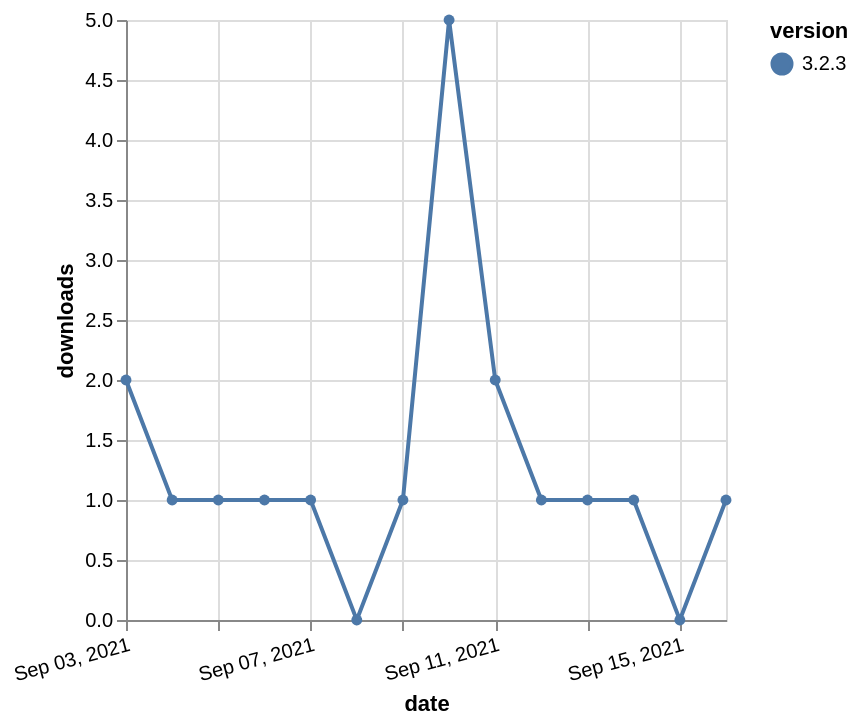

Write a Vega-Lite specification for this figure.
### Vega-Lite specification from a JSON file in a GitHub repository (floating-point values rounded to 4 significant figures)
{"$schema": "https://vega.github.io/schema/vega-lite/v5.json", "description": "A simple bar chart with embedded data.", "data": {"values": [{"date": "2021-09-03", "total": 505, "delta": 2, "version": "3.2.3"}, {"date": "2021-09-04", "total": 506, "delta": 1, "version": "3.2.3"}, {"date": "2021-09-05", "total": 507, "delta": 1, "version": "3.2.3"}, {"date": "2021-09-06", "total": 508, "delta": 1, "version": "3.2.3"}, {"date": "2021-09-07", "total": 509, "delta": 1, "version": "3.2.3"}, {"date": "2021-09-08", "total": 509, "delta": 0, "version": "3.2.3"}, {"date": "2021-09-09", "total": 510, "delta": 1, "version": "3.2.3"}, {"date": "2021-09-10", "total": 515, "delta": 5, "version": "3.2.3"}, {"date": "2021-09-11", "total": 517, "delta": 2, "version": "3.2.3"}, {"date": "2021-09-12", "total": 518, "delta": 1, "version": "3.2.3"}, {"date": "2021-09-13", "total": 519, "delta": 1, "version": "3.2.3"}, {"date": "2021-09-14", "total": 520, "delta": 1, "version": "3.2.3"}, {"date": "2021-09-15", "total": 520, "delta": 0, "version": "3.2.3"}, {"date": "2021-09-16", "total": 521, "delta": 1, "version": "3.2.3"}]}, "width": "container", "mark": {"type": "line", "point": {"filled": true}}, "encoding": {"x": {"field": "date", "type": "temporal", "timeUnit": "yearmonthdate", "title": "date", "axis": {"labelAngle": -15}}, "y": {"field": "delta", "type": "quantitative", "title": "downloads"}, "color": {"field": "version", "type": "nominal"}, "tooltip": {"field": "delta"}}}
